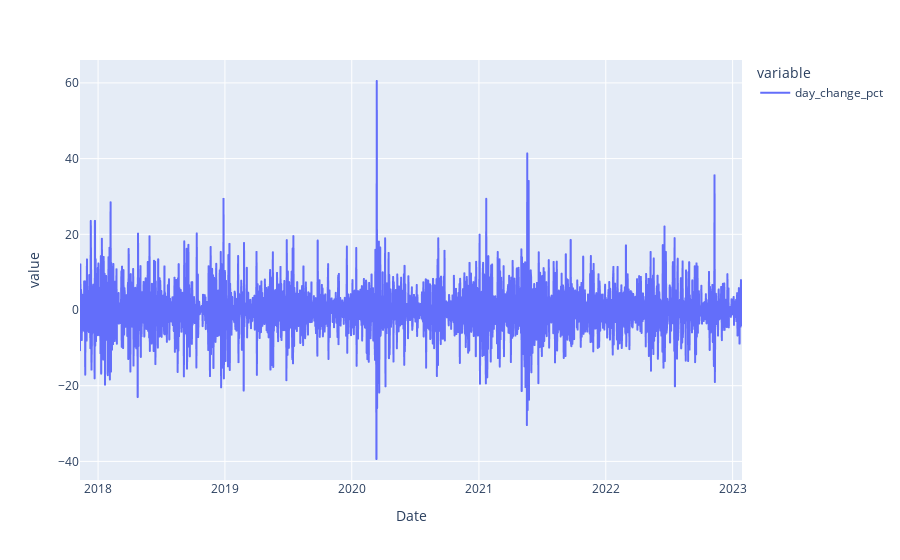

Notebook cell for this chart:
### Code cell
px.line(df, x='Date', y=['day_change_pct'])

### Figure 1 — Plotly figure (JSON) as saved in the notebook; plotly's stock layout.template omitted (floating-point values rounded to 4 significant figures; data arrays with more than 128 entries replaced by an {"elided": "..."} marker saying what was removed)
{"data": [{"hovertemplate": "variable=day_change_pct<br>Date=%{x}<br>value=%{y}<extra></extra>", "legendgroup": "day_change_pct", "line": {"color": "#636efa", "dash": "solid"}, "marker": {"symbol": "circle"}, "mode": "lines", "name": "day_change_pct", "showlegend": true, "type": "scattergl", "x": {"elided": "1906 str values"}, "xaxis": "x", "y": {"elided": "1906 float values"}, "yaxis": "y"}], "layout": {"legend": {"title": {"text": "variable"}, "tracegroupgap": 0}, "margin": {"t": 60}, "xaxis": {"anchor": "y", "domain": [0, 1], "title": {"text": "Date"}}, "yaxis": {"anchor": "x", "domain": [0, 1], "title": {"text": "value"}}}}
